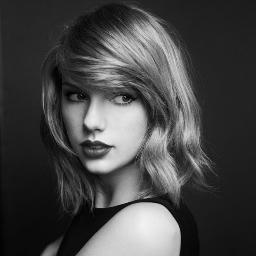
#> input picture project-showcase/ML-and-computer-vision/image-processing/data/proj1-task1.jpg, 256 x 256 px
$ python task1.py
#> lines starting #> are read from the running program, lines starting #| are printed output that depends on the picture
### project-showcase/ML-and-computer-vision/image-processing/utils.py
import copy

import cv2


def zero_pad(img, pwx, pwy):
    """Pads a given image with zero at the border."""
    padded_img = copy.deepcopy(img)
    for i in range(pwx):
        padded_img.insert(0, [0 for value in enumerate(padded_img[i])])
        padded_img.insert(len(padded_img), [0 for value in enumerate(padded_img[-1])])
    for i, row in enumerate(padded_img):
        for j in range(pwy):
            row.insert(0, 0)
            row.insert(len(row), 0)
    return padded_img

# [39 lines left out: functions crop, elementwise_add, elementwise_sub, elementwise_mul, elementwise_div, not called in this run]

def flip_x(img):
    """Flips a given image along x axis."""
    flipped_img = copy.deepcopy(img)
    center = int(len(img) / 2)
    for i in range(center):
        flipped_img[i] = img[(len(img) - 1) - i]
        flipped_img[(len(img) - 1) - i] = img[i]
    return flipped_img

def flip_y(img):
    """Flips a given image along y axis."""
    flipped_img = copy.deepcopy(img)
    center = int(len(img[0]) / 2)
    for i, row in enumerate(img):
        for j in range(center):
            flipped_img[i][j] = img[i][(len(img[0]) - 1) - j]
            flipped_img[i][(len(img[0]) - 1) - j] = img[i][j]
    return flipped_img

def flip2d(img, axis=None):
    """Flips an image along a given axis.

    Hints:
        Use the function flip_x and flip_y.

    Args:
        img: nested list (int), the image to be flipped.
        axis (int or None): the axis along which img is flipped.
            if axix is None, img is flipped both along x axis and y axis.

    Returns:
        flipped_img: nested list (int), the flipped image.
    """
    # TODO: implement this function.

    if axis == 0:
        flip_x(img)
    elif axis == 1:
        flip_y(img)

    flipped_img = flip_x(img)
    flipped_img = flip_y(flipped_img)
    # raise NotImplementedError

    return flipped_img

### project-showcase/ML-and-computer-vision/image-processing/task1.py
"""
Image Filtering
(Due date: Sep. 25, 3 P.M., 2019)

The goal of this task is to experiment with image filtering and familiarize you with 'tricks', e.g., padding, commonly used by computer vision 'researchers'.

Please complete all the functions that are labelled with '# TODO'. Steps to complete those functions are provided to make your lives easier. When implementing those functions, comment the lines 'raise NotImplementedError' instead of deleting them. The functions defined in 'utils.py'
are building blocks you could use when implementing the functions labelled with 'TODO'.

I strongly suggest you read the function 'zero_pad' and 'crop' that are defined in 'utils.py'. You will need them!

Do NOT modify the code provided to you.
Do NOT use ANY API provided by opencv (cv2) and numpy (np) in your code.
Do NOT import ANY library (function, module, etc.).
"""

import argparse
import copy
import os

import cv2
import numpy as np

from utils import zero_pad, flip2d

# low_pass filter and high-pass filter
low_pass = [[1/16, 1/8, 1/16], [1/8, 1/4, 1/8], [1/16, 1/8, 1/16]]
high_pass = [[-1/8, -1/8, -1/8], [-1/8, 2, -1/8], [-1/8, -1/8, -1/8]]


def parse_args():
    parser = argparse.ArgumentParser(description="cse 473/573 project 1.")
    parser.add_argument(
        "--img-path",
        type=str,
        default="./data/proj1-task1.jpg",
        help="path to the image"
    )
    parser.add_argument(
        "--filter",
        type=str,
        default="high-pass",
        choices=["low-pass", "high-pass"],
        help="type of filter"
    )
    parser.add_argument(
        "--result-saving-dir",
        dest="rs_dir",
        type=str,
        default="./results/",
        help="directory to which results are saved (do not change this arg)"
    )
    args = parser.parse_args()
    return args


def read_image(img_path, show=False):
    """Reads an image into memory as a grayscale array.
    """
    img = cv2.imread(img_path, cv2.IMREAD_GRAYSCALE)
    show_image(img)
    if not img.dtype == np.uint8:
        pass

    if show:
        show_image(img)

    img = [list(row) for row in img]
    return img

def show_image(img, delay=1000):
    """Shows an image.
    """
    cv2.startWindowThread()
    cv2.namedWindow('image', cv2.WINDOW_NORMAL)
    cv2.imshow('image', img)
    cv2.waitKey(delay)
    cv2.destroyAllWindows()

def write_image(img, img_saving_path):
    """Writes an image to a given path.
    """
    if isinstance(img, list):
        img = np.asarray(img, dtype=np.uint8)
    elif isinstance(img, np.ndarray):
        if not img.dtype == np.uint8:
            assert np.max(img) <= 1, "Maximum pixel value {:.3f} is greater than 1".format(np.max(img))
            img = (255 * img).astype(np.uint8)
    else:
        raise TypeError("img is neither a list nor a ndarray.")

    cv2.imwrite(img_saving_path, img)

def convolve2d(img, kernel):
    """Convolves a given image and a given kernel.

    Steps:
        (1) flips the kernel
        (2) pads the image # IMPORTANT
            this step handles pixels along the border of the image, and ensures that the output image is of the same size as the input image
        (3) calucates the convolved image using nested for loop

    Args:
        img: nested list (int), image.
        kernel: nested list (int), kernel.

    Returns:
        img_conv: nested list (int), convolved image.
    """
    # TODO: implement this function.
    # flip kernel left-right and then upside-down
    kernel = flip2d(kernel)
    # give 1 dimension of padding all around to help with matrix multiplication
    img = zero_pad(img, 1, 1)
    out_img = []
    # loop over each pixel in the matrix and multiply element-wise with the kernel(3 by 3 mapping between kernel and first kernel sized box in the img) and add the sum of that as value of one new pixel at position row,col
    for row in range(len(img)-2):
        out_img.append([])
        for col in range(len(img[0])-2):
            elem_sum = 0
            for i in range(len(kernel)):
                for j in range(len(kernel[0])):
                    elem_sum += kernel[i][j] * img[row + i][col + j]
            out_img[row].append(elem_sum)
    test = [list(filter(lambda x: x > 255 or x < 0, row)) for row in out_img]
    # print(test)
    return out_img
    #raise NotImplementedError

def main():
    args = parse_args()
    print(args)
    img = read_image(args.img_path)
#> in read_image, img is the input picture: shape (256, 256); min 0, max 243, mean 68.9
#> in read_image, `img = [list(row) for row in img]`: img = 256 items
#> img = 256 items

    # not able to show image, causing an erratic error!
    # show_image(img)

    if args.filter == "low-pass":
        kernel = low_pass
    elif args.filter == "high-pass":
        kernel = high_pass
    else:
        raise ValueError("Filter type not recognized.")

    if not os.path.exists(args.rs_dir):
        os.makedirs(args.rs_dir)

    filtered_img = convolve2d(img, kernel)
#> after the loop in zero_pad, `for i in range(pwx):`: padded_img = 258 items
#> after the loop in convolve2d, `for row in range(len(img)-2):`: out_img = 256 items
#> in convolve2d, `test = [list(filter(lambda x: x > 255 or x < 0, row)) for row in out_i..`: test = 256 items, first 6: [], [], [], [], [], []
#> filtered_img = 256 items
    write_image(filtered_img, os.path.join(args.rs_dir, "{}.jpg".format(args.filter)))
#> in write_image, `img = np.asarray(img, dtype=np.uint8)`:
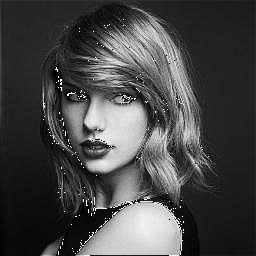
#> img: shape (256, 256); min 0, max 255, mean 70.2


if __name__ == "__main__":
    main()

$ run again, with project-showcase/ML-and-computer-vision/image-processing/data/proj1-task2.jpg copied over project-showcase/ML-and-computer-vision/image-processing/data/proj1-task1.jpg
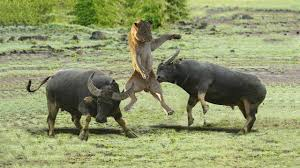
#> input picture project-showcase/ML-and-computer-vision/image-processing/data/proj1-task2.jpg, 300 x 168 px
#> in read_image, `img = cv2.imread(img_path, cv2.IMREAD_GRAYSCALE)`:
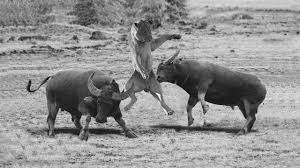
#> img: shape (168, 300); min 0, max 253, mean 145.4
#> in read_image, `img = [list(row) for row in img]`: img = 168 items
#> after the loop in zero_pad, `for i in range(pwx):`: padded_img = 170 items
#> after the loop in convolve2d, `for row in range(len(img)-2):`: out_img = 168 items
#> in write_image, `img = np.asarray(img, dtype=np.uint8)`:
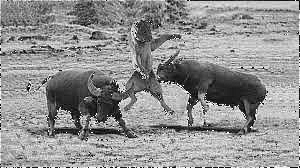
#> img: shape (168, 300); min 0, max 255, mean 145.2
